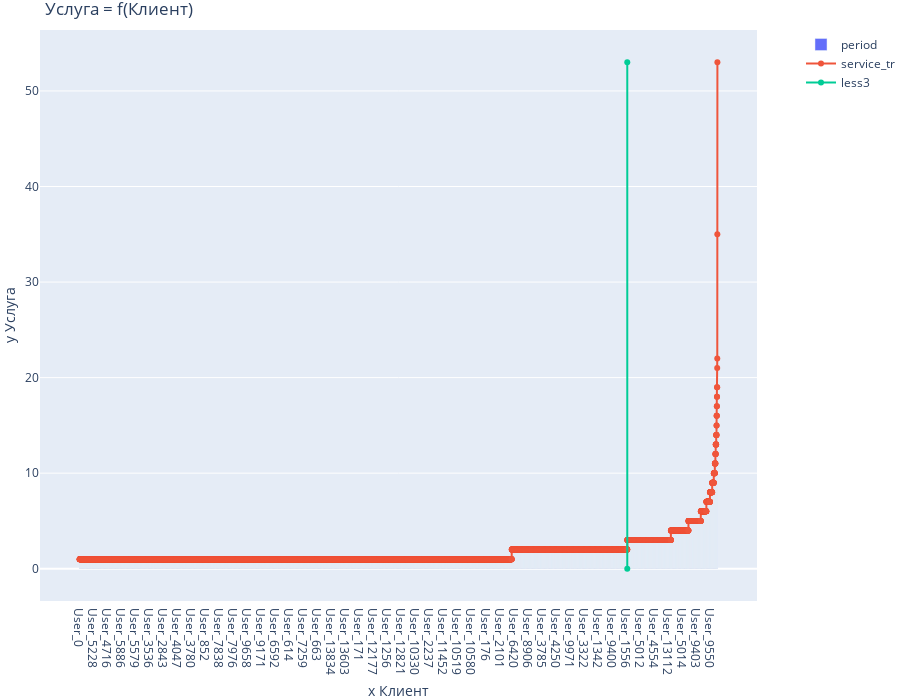

Notebook code for this chart:
### Code cell
# Графический анализ
from plotly.subplots import make_subplots
import plotly.graph_objects as go

# asmpt_1 = X_Y[X_Y['Клиент']==X_Y['Клиент'].quantile(.7)][0:1].index.values[0]
# asmpt_2 = X_Y[X_Y['Клиент']==X_Y['Клиент'].quantile(.8)][0:1].index.values[0]

fig = make_subplots(rows=1, cols=1)
fig.add_trace(go.Bar(x=X_Y_cl.index, y=X_Y_cl['Период'].values, name='period'))
fig.add_trace(go.Scatter(x=X_Y_cl.index, y=X_Y_cl['Период'].values, name='service_tr', mode = 'lines+markers'))
fig.add_trace(go.Scatter(x=['User_1535']*2, y=[0,53], name='less3'))
# fig.add_trace(go.Scatter(x=['Strategy_121']*2, y=[0,50], name='var (66)'))

fig.update_layout(legend_orientation="v",
                  legend=dict(x=1.2, xanchor="right"),
                  title="Услуга = f(Клиент)",
                  xaxis_title="x Клиент",
                  yaxis_title="y Услуга",
                  margin=dict(l=0, r=0, t=30, b=0)
                 )
fig.update_layout(
    autosize=False,
    width=900,
    height=700,)

fig.show()

### Figure 1 — Plotly figure (JSON) as saved in the notebook; plotly's stock layout.template omitted (floating-point values rounded to 4 significant figures; data arrays with more than 128 entries replaced by an {"elided": "..."} marker saying what was removed)
{"data": [{"name": "period", "type": "bar", "x": {"elided": "10319 str values"}, "y": {"elided": "10319 int values"}}, {"mode": "lines+markers", "name": "service_tr", "type": "scatter", "x": {"elided": "10319 str values"}, "y": {"elided": "10319 int values"}}, {"name": "less3", "type": "scatter", "x": ["User_1535", "User_1535"], "y": [0, 53]}], "layout": {"autosize": false, "height": 700, "legend": {"orientation": "v", "x": 1.2, "xanchor": "right", "y": 1}, "margin": {"b": 0, "l": 0, "r": 0, "t": 30}, "title": {"text": "Услуга = f(Клиент)"}, "width": 900, "xaxis": {"anchor": "y", "autorange": true, "domain": [0, 1], "range": [-640.7, 10960.0], "title": {"text": "x Клиент"}, "type": "category"}, "yaxis": {"anchor": "x", "autorange": true, "domain": [0, 1], "range": [-3.385, 56.39], "title": {"text": "y Услуга"}, "type": "linear"}}}
